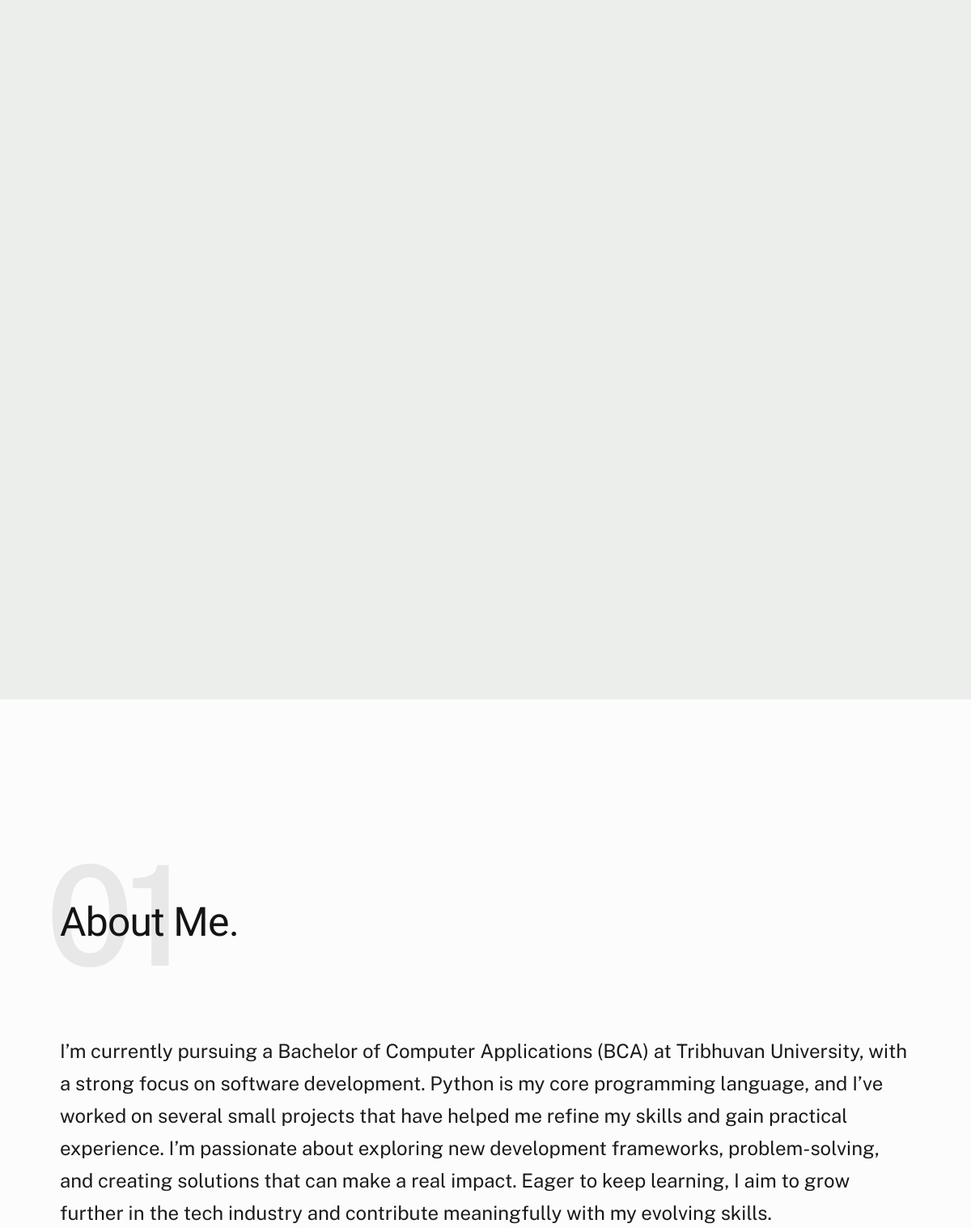
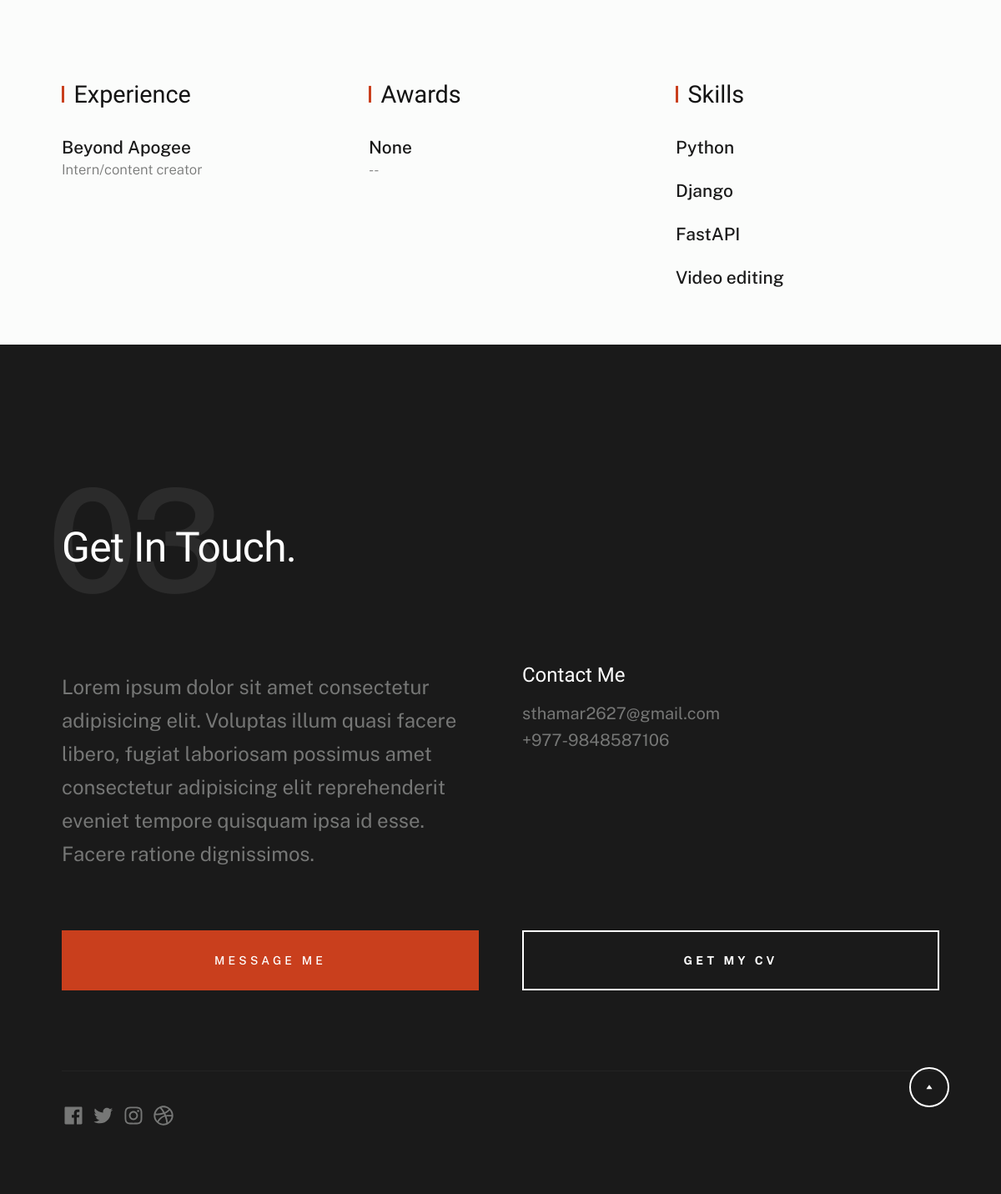
The page / on the database its author committed (2 pictures, top to bottom).
### main/models.py (models this page shows, shortened)
class Info(models.Model):
    name = models.CharField(max_length=100)
    position = models.CharField(max_length=100)
    address = models.TextField()
    profile_image = models.ImageField(null=True, blank=True,upload_to='images/')
    about = models.TextField(null= True, blank=True)

class Experience(models.Model):
    office_name = models.CharField(max_length=100)
    job_position = models.CharField(max_length=100)
    start_date = models.DateField(null=True, blank=True)
    end_date = models.DateField(null=True, blank=True)

class Skill(models.Model):
    name = models.CharField(max_length=100)

class Contact(models.Model):
    mail = models.EmailField(max_length=200)
    number = models.CharField(max_length=15)

### main/views.py (the view)
# urls.py: path('', view=views.index, name="index")
def index(request):
    profile = Info.objects.all()[0]
    experience = Experience.objects.all()
    skills = Skill.objects.all()
    contact = Contact.objects.all()[0]
    cv = Cv.objects.all()[0]
    context = {"profile":profile,"experience":experience, "skills":skills, "contact":contact,'cv':cv}
    return render(request, 'main/index.html',context)

### main/templates/main/index.html (shortened to what this page needs)
{% load static %}
<!DOCTYPE html>
<html lang="en" class="no-js" >
<head>
    <link rel="stylesheet" href="{%static 'main/vendor.css'%}">
    <link rel="stylesheet" href="{%static 'main/styles.css'%} ">
</head>
<body id="top">
    <div id="page" class="s-pagewrap">
        <header class="s-header">
        </header>
        <section id="intro" class="s-intro target-section">
            <div class="row s-intro__content width-sixteen-col">
                <div class="column lg-12 s-intro__content-inner grid-block grid-16">
                    <div class="s-intro__content-text">
                    </div>
                </div>
            </div>
        </section>
        <section id="about" class="s-about target-section">
            <div class="row s-about__content">
                <div class="column xl-12">
                    <div class="section-header" data-num="01">
                        <h2 class="text-display-title">About Me.</h2>
                    </div>
                    <p class="attention-getter">
                   {{profile.about}}
                    </p>
                    <div class="grid-list-items s-about__blocks">
                        <div class="grid-list-items__item s-about__block">
                            <h4 class="s-about__block-title">Experience</h4>
                            <ul class="s-about__list">
                            {% for exp in experience %}
                                <li>
                                    {{exp.office_name}}
                                    <span>{{exp.job_position}}</span>
                                </li>
                            {% endfor %}
                            </ul>
                        </div>
                        <div class="grid-list-items__item s-about__block">
                            <h4 class="s-about__block-title">Awards</h4>
                            <ul class="s-about__list">
                                <li>
                                    <a href="#0">
                                        None
                                        <span>--</span>
                                    </a>
                                </li>
                            </ul>
                        </div>
                        <div class="grid-list-items__item s-about__block">
                            <h4 class="s-about__block-title">Skills</h4>
                            <ul class="s-about__list">
                                {% for skill in skills  %}
                                <li>
                                    {{skill.name}}
                                </li>
                                {% endfor %}
                            </ul>
                        </div>
                    </div>
                </div>
            </div>
        </section>
        <footer id="footer" class="s-footer target-section">
            <div class="row">
                <div class="column lg-12">
                    <div class="section-header light-on-dark" data-num="03">
                        <h2 class="text-display-title">Get In Touch.</h2>
                    </div>
                </div>
            </div>
            <div class="row s-footer__content">
                <div class="column xl-6 md-12 s-footer__block s-footer__about">
                    <p class="attention-getter">
                    Lorem ipsum dolor sit amet consectetur adipisicing elit. Voluptas illum quasi facere libero,
                    fugiat laboriosam possimus amet consectetur adipisicing elit reprehenderit eveniet tempore quisquam ipsa id esse. Facere ratione dignissimos.
                    </p>
                </div>
                <div class="column xl-6 md-12 s-footer__block s-footer__site-links">
                    <div class="row">
                        <div class="column xl-6 md-6 tab-12">
                            <h5>Contact Me</h5>
                            <ul class="link-list">
                                <li><a href="mailto:#0">{{contact.mail}}</a></li>
                                <li><a href="tel:+1975432345">{{contact.number}}</a></li>
                            </ul>
                        </div>
                    </div>
                </div>
            </div>
            <div class="row s-footer__buttons">
                <div class="column xl-6 tab-12">
                    <a href="mailto:#0" class="btn btn--primary btn--large u-fullwidth">Message Me</a>
                </div>
                <div class="column xl-6 tab-12">
                    <a href="{{cv.cv.url}}" class="btn btn--stroke btn--large u-fullwidth">Get My CV</a>
                </div>
            </div>
            <div class="row s-footer__bottom">
                <div class="column xl-6 lg-12">
                    <ul class="s-footer__social social-list">
                        <li>
                            <a href="#0">
                            </a>
                        </li>
                        <li>
                            <a href="#0">
                            </a>
                        </li>
                        <li>
                            <a href="#0">
                            </a>
                        </li>
                        <li>
                            <a href="#0">
                            </a>
                        </li>
                    </ul>
                </div>
            </div>
            <div class="ss-go-top">
                <a class="smoothscroll" title="Back to Top" href="#top">
                    <svg xmlns="http://www.w3.org/2000/svg" width="24" height="24" viewBox="0 0 24 24" style="fill: rgba(0, 0, 0, 1);transform: ;msFilter:;"><path d="M5.536 21.886a1.004 1.004 0 0 0 1.033-.064l13-9a1 1 0 0 0 0-1.644l-13-9A1 1 0 0 0 5 3v18a1 1 0 0 0 .536.886z"></path></svg>
                </a>
            </div>
        </footer>
    </div>
</body>
</html>

### rows shown on the page
Info: about "I’m currently pursuing a Bachelor of Computer Applications (BCA) at Tribhuvan University, with a strong focus on software development. Python is my core programming language, and I’ve worked on several small projects that have helped me refine my skills and gain practical experience. I’m passionate about exploring new development frameworks, problem-solving, and creating solutions that can make a real impact. Eager to keep learning, I aim to grow further in the tech industry and contribute meaningfully with my evolving skills."
Experience: office_name "Beyond Apogee", job_position "Intern/content creator"
Skill: name "Python"
Skill: name "Django"
Skill: name "FastAPI"
Skill: name "Video editing"
Contact: mail "sthamar2627@gmail.com", number "+977-9848587106"
